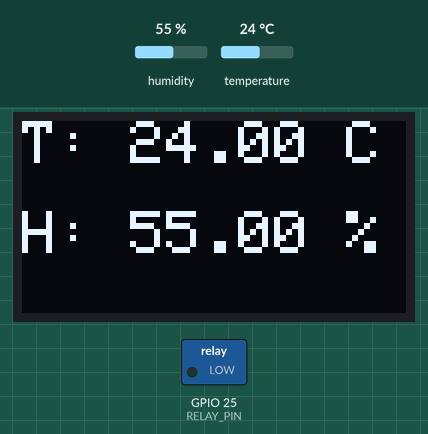
Simulated run of this sketch. Board: ESP32. On the bench: 128×64 one-colour display, switched loads named in the sketch (green lamp = pin HIGH). The test bench sets the inputs (shaded band); at power-on: temperature 24 °C, humidity 55 %. What the sketch prints to the serial monitor is not drawn.

Above: at 2.6 s.
2.7 s: temperature set to 27 °C
At 6.8 s:
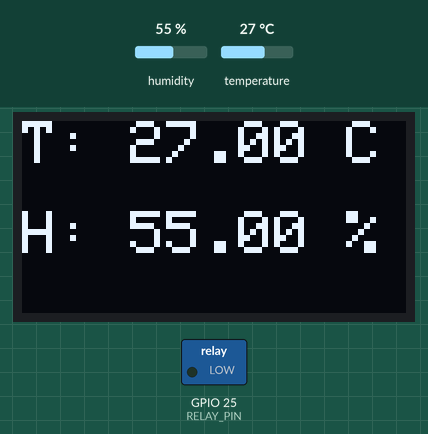
7.7 s: temperature set to 30 °C
At 11.1 s:
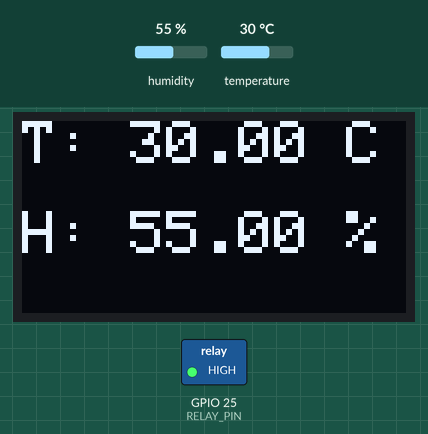
12.7 s: humidity set to 22 %
At 15.3 s:
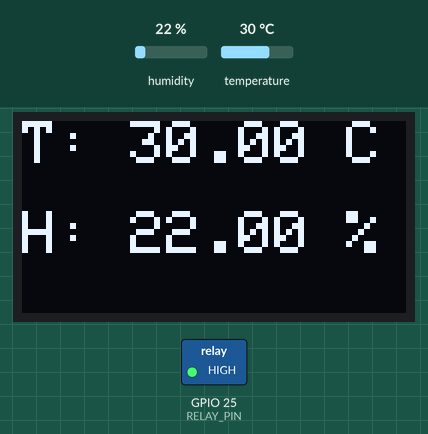
17.7 s: humidity set to 40 %
At 18.4 s:
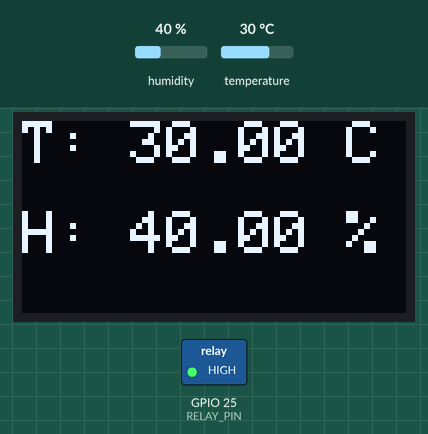
Timing chart, 0 to 20.7 s (numbered marks = the images above; inputs shaded):
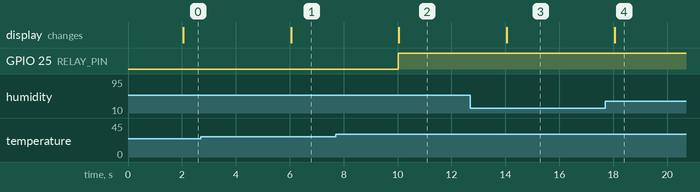

The sketch:

TP1_codigo_para_el_3.ino
```cpp
//AROUXET_COLOMBRES_FERRAZZO_ORDINSKAS_REBORATTI
#include <Wire.h>
#include <Adafruit_GFX.h>
#include <Adafruit_SSD1306.h>
#include <DHT.h>
// Dimensiones de la pantalla OLED
#define SCREEN_WIDTH 128
#define SCREEN_HEIGHT 64
#define OLED_ADDRESS 0x3C
// Configuración del sensor DHT11
#define DHTPIN 23
#define DHTTYPE DHT11
// Pin del relé o LED (ajustalo según tu conexión)
#define RELAY_PIN 25
// Intervalo entre lecturas (en milisegundos)
const unsigned long INTERVALO_LECTURA = 2000;
unsigned long ultimoTiempoLectura = 0;
// Crear objetos
Adafruit_SSD1306 display(SCREEN_WIDTH, SCREEN_HEIGHT, &Wire, -1);
DHT dht(DHTPIN, DHTTYPE);
void setup() {
Serial.begin(115200);
dht.begin();
// Inicializar el pin del relé/LED
pinMode(RELAY_PIN, OUTPUT);
digitalWrite(RELAY_PIN, LOW); // Apagado al iniciar
// Iniciar pantalla OLED
if (!display.begin(SSD1306_SWITCHCAPVCC, OLED_ADDRESS)) {
Serial.println(F("No se pudo encontrar una pantalla OLED"));
while (true); // Detener si falla la pantalla
}
display.clearDisplay();
display.setTextSize(1);
display.setTextColor(WHITE);
display.setCursor(0, 0);
display.println(F("Sensor de Temp. y Hum."));
display.display();
delay(1000); // Este sí es aceptable por única vez en setup
display.clearDisplay();
}
void loop() {
unsigned long tiempoActual = millis();
if (tiempoActual - ultimoTiempoLectura >= INTERVALO_LECTURA) {
ultimoTiempoLectura = tiempoActual;
float temperatura = dht.readTemperature();
float humedad = dht.readHumidity();
if (isnan(temperatura) || isnan(humedad)) {
Serial.println(F("Error al leer el sensor DHT11"));
return;
}
// Control del relé
if (temperatura > 28.0) {
digitalWrite(RELAY_PIN, HIGH); // Encender
} else {
digitalWrite(RELAY_PIN, LOW); // Apagar
}
// Mostrar en Serial Monitor
Serial.print(F("Temperatura: "));
Serial.print(temperatura);
Serial.print(F(" °C | Humedad: "));
Serial.print(humedad);
Serial.println(F(" %"));
// Mostrar en pantalla OLED
display.clearDisplay();
display.setTextSize(2);
display.setTextColor(WHITE);
display.setCursor(0, 0);
display.print("T: ");
display.print(temperatura);
display.print(" C");
display.setCursor(0, 30);
display.print("H: ");
display.print(humedad);
display.print(" %");
display.display();
}
}
```

Measured:
- the behaviour switches between 28 and 29 °C on temperature (found by bisection; images 1 and 2)
- after the input at 2.7 s, the display: changes after 3.3 s (image 1)
- after the input at 7.7 s, GPIO 25 (RELAY_PIN): LOW → HIGH after 2.3 s; the display: changes after 2.3 s (image 2)
- after the input at 12.7 s, the display: changes after 1.3 s (image 3)
- after the input at 17.7 s, the display: changes after 0.35 s (image 4)
